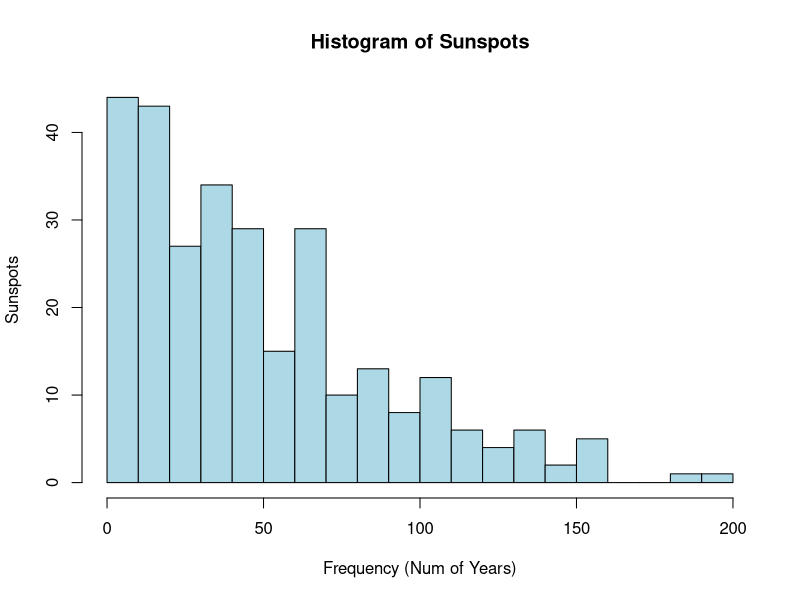
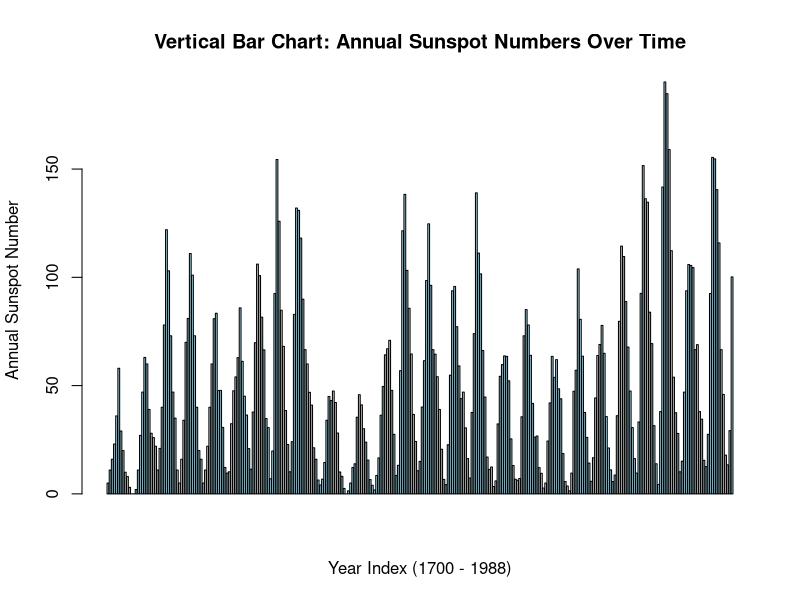
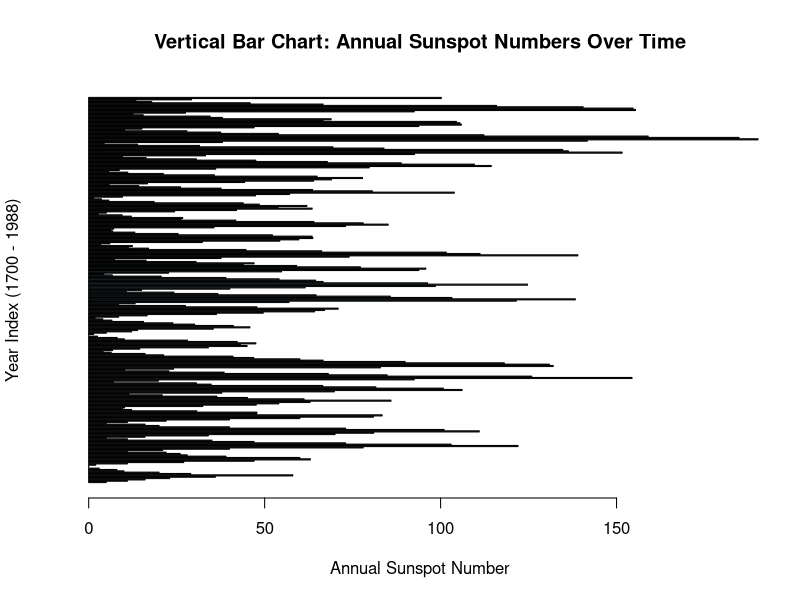
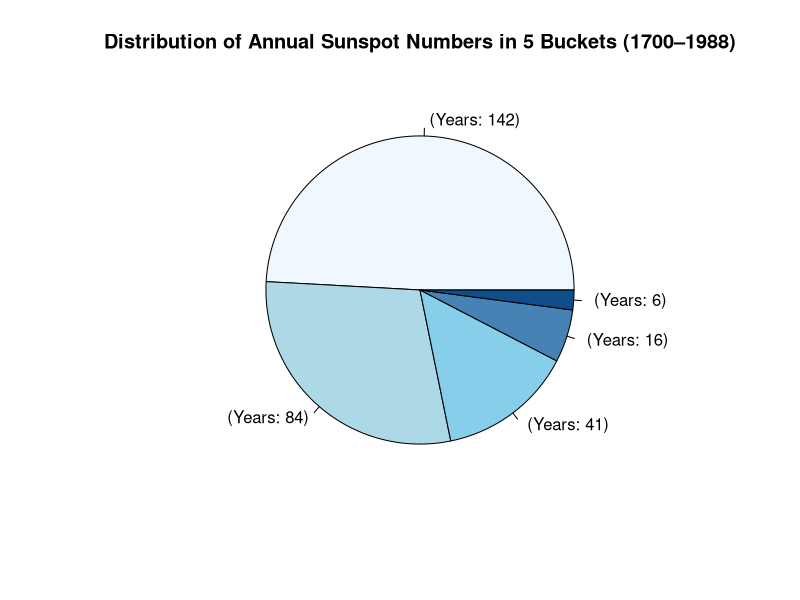
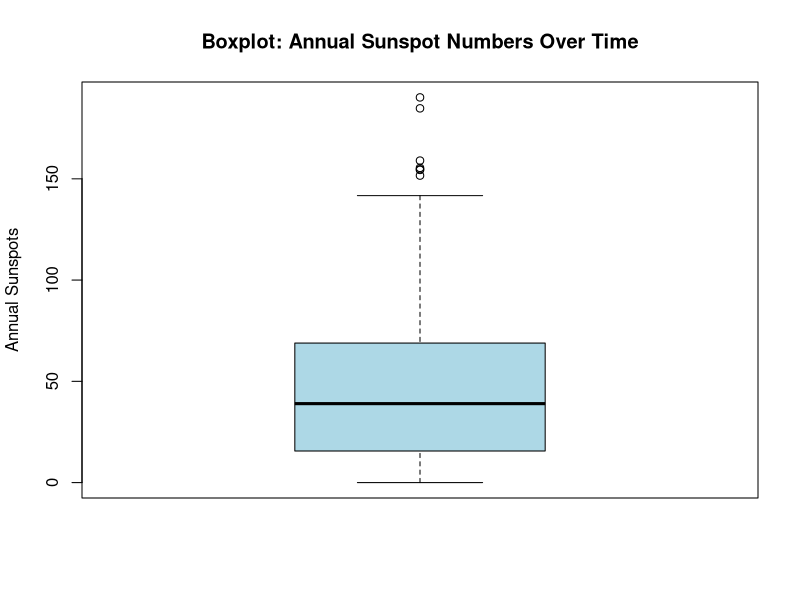
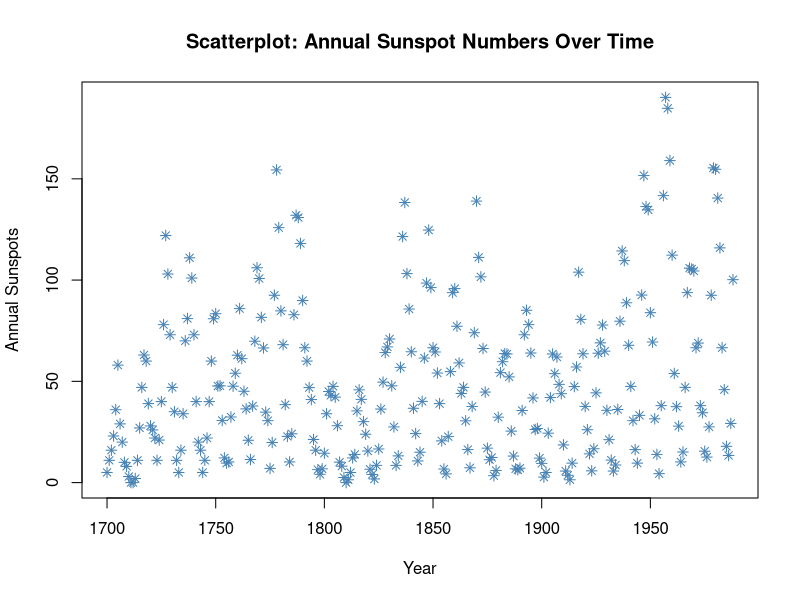
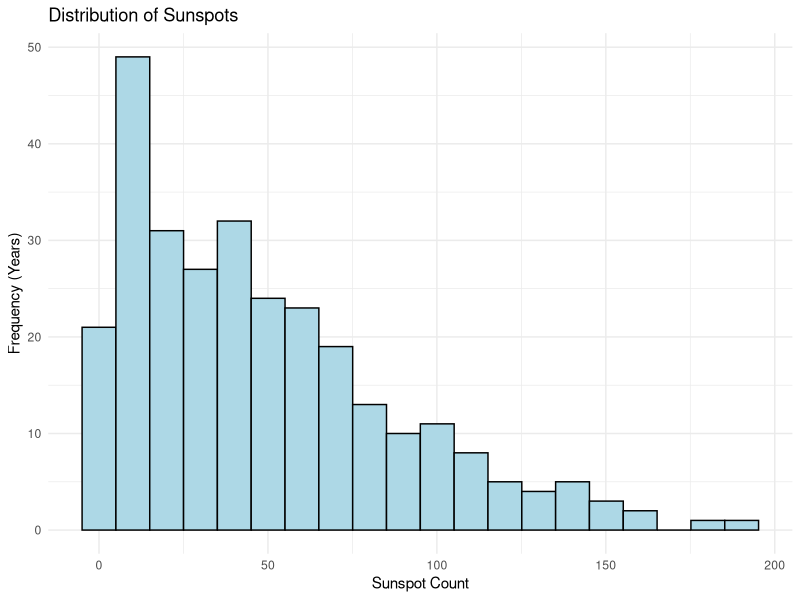
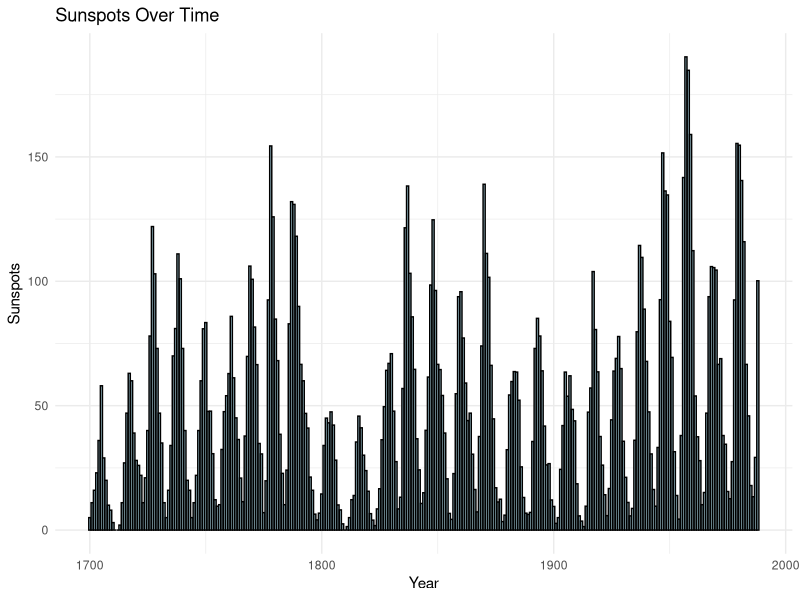

R code for these plots, in order:
## ---- chunk 1
# Select Export 
exp <- "pdf"
exp_type <- get(exp)
exp_file <- paste0("Sunspot_Charts.", exp)

data(sunspot.year)
sunspot <- as.numeric(sunspot.year)
years <- time(sunspot.year)
df <- data.frame(year = years, sunspot = sunspot)
Buckets <- cut(
  sunspot,
  breaks = 5,
  include.lowest = TRUE
)
bucket_counts <- as.data.frame(table(Buckets))
bucket_colors <- c("#F0F8FF", "#ADD8E6", "#87CEEB", "#4682B4", "#104E8B")
bucket_labels <- paste0(bucket_counts$buckets, " (Years: ", bucket_counts$Freq, ")")

par(family = "sans")

#exp_type(exp_file)
hist(sunspot, # histogram function
     breaks = 20, 
     col = '#ADD8E6', 
     main = 'Histogram of Sunspots',
     xlab = 'Frequency (Num of Years)',
     ylab = 'Sunspots'
     )

barplot(
  sunspot, #Vertical Bar Plot
  main = 'Vertical Bar Chart: Annual Sunspot Numbers Over Time',
  xlab = "Year Index (1700 - 1988)", 
  ylab = "Annual Sunspot Number",
  col = '#ADD8E6',
  border = "black",
  names.arg = years, # Pass the years, but they won't be drawn due to xaxt="n"
  xaxt = "n"
)

barplot( #Horizontal Bar Plot
  sunspot,
  main = 'Vertical Bar Chart: Annual Sunspot Numbers Over Time',
  xlab = "Annual Sunspot Number",
  ylab = "Year Index (1700 - 1988)",
  col = '#ADD8E6',
  border = "black",
  names.arg = years, 
  yaxt = "n",
  horiz = TRUE
)

pie(
  bucket_counts$Freq,
  labels = bucket_labels,
  col = bucket_colors,
  main = 'Distribution of Annual Sunspot Numbers in 5 Buckets (1700–1988)'
)

boxplot(
  sunspot,
  main = 'Boxplot: Annual Sunspot Numbers Over Time',
  ylab = "Annual Sunspots",
  col = '#ADD8E6',
  border = "black"
)

plot(
  years,
  sunspot,
  main = 'Scatterplot: Annual Sunspot Numbers Over Time',
  ylab = "Annual Sunspots",
  xlab = "Year",
  col = '#4682B4',
  pch = 8,
  type = "p"
)

## ---- chunk 2
library(ggplot2)
library(dplyr)

# 1. Histogram
ggplot(df, aes(x = sunspot)) +
  geom_histogram(bins = 20, fill = "#ADD8E6", color = "black") +
  theme_minimal() +
  labs(
  title = "Distribution of Sunspots",
  x = "Sunspot Count",
  y = "Frequency (Years)"
)

# 2. Vertical Bar Chart
ggplot(df, aes(x = year, y = sunspot)) +
  geom_col(fill = "#ADD8E6", color = "black") +
  theme_minimal() +
  labs(
  title = "Sunspots Over Time",
  x = "Year",
  y = "Sunspots"
)

# 3. Horizontal Bar Chart
ggplot(df, aes(x = sunspot, y = factor(year))) +
  geom_col(fill = "#ADD8E6", color = "black") +
  theme_minimal() +
  labs(
  title = "Sunspots Over Time",
  x = "Sunspots",
  y = "Year"
) +
  theme(axis.text.y = element_blank())

# 4. Pie Chart
ggplot(bucket_counts, aes(x = "", y = Freq, fill = Buckets)) +
  geom_col() + 
  scale_fill_manual(values = bucket_colors) + 
  coord_polar("y") + 
  labs( title = "Sunspot Distribution Piechart" ) + 
  theme_void()

# 5. Boxplot
ggplot(df, aes(y = sunspot)) +
  geom_boxplot(fill = "#ADD8E6") +
  theme_minimal() +
  labs(
    title = "Sunspot Distribution Boxplot",
    y = "Sunspots"
  ) +
  theme(
    axis.title.x = element_blank(),
    axis.text.x  = element_blank(),
    axis.ticks.x = element_blank()
  )

# 6. Scatterplot
ggplot(df, aes(x = year, y = sunspot)) +
  geom_point(col = "#4682B4", shape = 8) +
  labs(
    title = "Sunspots Over Time",
    x = "Year",
    y = "Sunspots"
  ) +
  theme_minimal()
